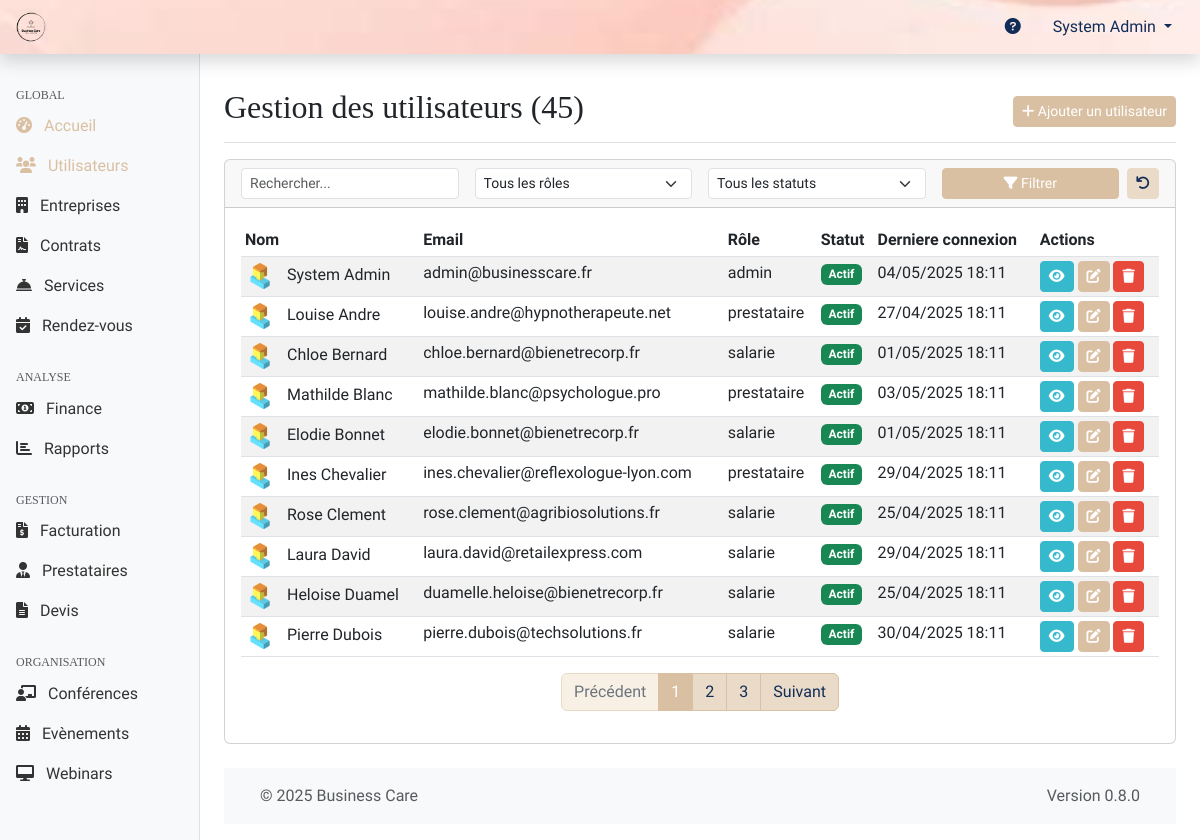
The page /web-admin/modules/users/index.php (signed in) on the database its author committed.
### tables this page shows
CREATE TABLE personnes (
    id INT PRIMARY KEY AUTO_INCREMENT,
    nom VARCHAR(100) NOT NULL,
    prenom VARCHAR(100) NOT NULL,
    email VARCHAR(255) UNIQUE NOT NULL,
    mot_de_passe VARCHAR(255) NOT NULL,
    telephone VARCHAR(20),
    date_naissance DATE,
    genre ENUM('M', 'F', 'Autre'),
    photo_url VARCHAR(255),
    role_id INT NOT NULL,
    entreprise_id INT,
    site_id INT NULL,
    statut ENUM('actif', 'inactif', 'en_attente', 'suspendu') DEFAULT 'actif',
    derniere_connexion DATETIME,
    created_at TIMESTAMP DEFAULT CURRENT_TIMESTAMP,
    updated_at TIMESTAMP DEFAULT CURRENT_TIMESTAMP ON UPDATE CURRENT_TIMESTAMP,
    FOREIGN KEY (role_id) REFERENCES roles(id),
    FOREIGN KEY (entreprise_id) REFERENCES entreprises(id) ON DELETE SET NULL ON UPDATE CASCADE,
    FOREIGN KEY (site_id) REFERENCES sites(id) ON DELETE SET NULL ON UPDATE CASCADE,
    INDEX idx_email (email),
    INDEX idx_role (role_id),
    INDEX idx_entreprise (entreprise_id)
);

CREATE TABLE roles (
    id INT PRIMARY KEY AUTO_INCREMENT,
    nom VARCHAR(50) NOT NULL UNIQUE,
    description TEXT,
    created_at TIMESTAMP DEFAULT CURRENT_TIMESTAMP,
    INDEX idx_nom (nom)
);

### web-admin/includes/page_functions/modules/users.php (called while the page is built, shortened)
<?php
function usersGetList($page = 1, $perPage = DEFAULT_ITEMS_PER_PAGE, $search = '', $roleId = 0, $entrepriseId = 0, $statut = '') {
        $params = [];
    $conditions = [];
    $whereSql = !empty($conditions) ? "WHERE " . implode(' AND ', $conditions) : '';
    $countSql = "SELECT COUNT(p.id) FROM personnes p {$whereSql}";
    $totalUsers = executeQuery($countSql, $params)->fetchColumn();
    $totalPages = ceil($totalUsers / $perPage);
    $page = max(1, min($page, $totalPages));
    $offset = ($page - 1) * $perPage;
    $sql = "SELECT p.*, r.nom as role_name, e.nom as entreprise_nom
            FROM personnes p
            LEFT JOIN roles r ON p.role_id = r.id
            LEFT JOIN entreprises e ON p.entreprise_id = e.id
            {$whereSql}
            ORDER BY p.nom, p.prenom ASC LIMIT ?, ?";
    $paramsWithPagination = array_merge($params, [$offset, $perPage]);
    $users = executeQuery($sql, $paramsWithPagination)->fetchAll();
    return [
        'users' => $users,
        'currentPage' => $page,
        'totalPages' => $totalPages,
        'totalItems' => $totalUsers,
        'perPage' => $perPage
    ];
}

### shared/web-admin/db.php (called while the page is built, shortened)
<?php
function getDbConnection()
{
    static $pdo = null;
    if ($pdo === null) {
        $dsn = "mysql:host=" . DB_HOST . ";dbname=" . DB_NAME . ";charset=" . DB_CHARSET;
        $options = [
            PDO::ATTR_ERRMODE => PDO::ERRMODE_EXCEPTION,
            PDO::ATTR_DEFAULT_FETCH_MODE => PDO::FETCH_ASSOC,
            PDO::ATTR_EMULATE_PREPARES => false,
        ];
        try {
            $pdo = new PDO($dsn, DB_USER, DB_PASS, $options);
        } catch (PDOException $e) {
            die("[FAILURE] Connexion à la base de données impossible. Veuillez réessayer plus tard. ERREUR: " . $e->getMessage());
        }
    }
    return $pdo;
}
function executeQuery($sql, $params = [])
{
    try {
        $pdo = getDbConnection();
        $stmt = $pdo->prepare($sql);
        $stmt->execute($params);
        return $stmt;
    } catch (PDOException $e) {
        die("[FAILURE] Impossible d'exécuter la requête: " . $e->getMessage());
    }
}

### web-admin/modules/users/index.php (the view, shortened to what this page needs)
<?php
require_once '../../includes/page_functions/modules/users.php';
$queryData = getQueryData();
$page = $queryData['page'] ?? 1;
$search = $queryData['search'] ?? '';
$role = $queryData['role'] ?? 0;
$statut = $queryData['statut'] ?? '';
$result = usersGetList($page, DEFAULT_ITEMS_PER_PAGE, $search, $role, 0, $statut);
$users = $result['users'];
$totalPages = $result['totalPages'];
$totalUsers = $result['totalItems'];
$currentPage = $result['currentPage'];
$itemsPerPage = $result['perPage'];
include '../../templates/header.php';
?>
<div class="container-fluid">
    <div class="row">
        <?php include '../../templates/sidebar.php'; ?>
        <main class="col-md-9 ms-sm-auto col-lg-10 px-md-4">
            <div class="d-flex justify-content-between flex-wrap flex-md-nowrap align-items-center pt-3 pb-2 mb-3 border-bottom">
                <h1 class="h2"><?php echo "Gestion des utilisateurs ({$totalUsers})"; ?></h1>
                <div class="btn-toolbar mb-2 mb-md-0">
                    <a href="<?php echo WEBADMIN_URL; ?>/modules/users/add.php" class="btn btn-sm btn-primary">
                        <i class="fas fa-plus"></i> Ajouter un utilisateur
                    </a>
                </div>
            </div>
            <div class="card mb-4">
                <div class="card-header">
                    <form action="<?php echo WEBADMIN_URL; ?>/modules/users/index.php" method="get" class="row g-3 align-items-center">
                        <div class="col-md-3">
                            <input type="text" class="form-control form-control-sm" id="search" name="search" value="<?php echo htmlspecialchars($search); ?>" placeholder="Rechercher...">
                        </div>
                        <div class="col-md-3">
                            <select name="role" id="role" class="form-select form-select-sm">
                                <option value="0">Tous les rôles</option>
                            </select>
                        </div>
                        <div class="col-md-3">
                            <select name="statut" id="statut" class="form-select form-select-sm">
                                <option value="">Tous les statuts</option>
                            </select>
                        </div>
                        <div class="col-md-3 d-flex">
                            <button type="submit" class="btn btn-sm btn-primary w-100 me-2">
                                <i class="fas fa-filter"></i> Filtrer
                            </button>
                            <a href="<?php echo WEBADMIN_URL; ?>/modules/users/index.php" class="btn btn-sm btn-secondary" data-bs-toggle="tooltip" title="Réinitialiser les filtres">
                                    <i class="fas fa-undo"></i>
                                </a>
                        </div>
                    </form>
                </div>
                <div class="card-body">
                    <?php if (!empty($users)): ?>
                    <div class="table-responsive">
                        <table class="table table-striped table-hover table-sm">
                            <thead>
                                <tr>
                                    <th>Nom</th>
                                    <th>Email</th>
                                    <th>Rôle</th>
                                    <th>Statut</th>
                                    <th>Derniere connexion</th>
                                    <th>Actions</th>
                                </tr>
                            </thead>
                            <tbody>
                                <?php foreach ($users as $user): ?>
                                <tr>
                                    <td>
                                        <?php if ($user['photo_url']): ?>
                                        <img src="<?php echo htmlspecialchars(ROOT_URL . $user['photo_url']); ?>" alt="Profil" class="rounded-circle me-2" width="30" height="30" style="object-fit: cover;">
                                        <?php endif; ?>
                                        <?php echo htmlspecialchars($user['prenom'] . ' ' . $user['nom']); ?>
                                    </td>
                                    <td><?php echo htmlspecialchars($user['email']); ?></td>
                                    <td><?php echo htmlspecialchars($user['role_name'] ?? '-'); ?></td>
                                    <td><?php echo getStatusBadge($user['statut']); ?></td>
                                    <td><?php echo $user['derniere_connexion'] ? formatDate($user['derniere_connexion']) : 'Jamais'; ?></td>
                                    <td class="table-actions">
                                        <a href="<?php echo WEBADMIN_URL; ?>/modules/users/view.php?id=<?php echo $user['id']; ?>" class="btn btn-sm btn-info" data-bs-toggle="tooltip" title="Voir">
                                            <i class="fas fa-eye"></i>
                                        </a>
                                        <a href="<?php echo WEBADMIN_URL; ?>/modules/users/edit.php?id=<?php echo $user['id']; ?>" class="btn btn-sm btn-primary" data-bs-toggle="tooltip" title="Modifier">
                                            <i class="fas fa-edit"></i>
                                        </a>
                                        <a href="<?php echo WEBADMIN_URL; ?>/modules/users/delete.php?id=<?php echo $user['id']; ?>&csrf_token=<?php echo generateToken(); ?>" class="btn btn-sm btn-danger btn-delete"
                                           data-user-id="<?php echo $user['id']; ?>"
                                           data-user-name="<?php echo htmlspecialchars($user['prenom'] . ' ' . $user['nom']); ?>"
                                           data-bs-toggle="tooltip"
                                           title="Supprimer">
                                            <i class="fas fa-trash"></i>
                                        </a>
                                    </td>
                                </tr>
                                <?php endforeach; ?>
                            </tbody>
                        </table>
                    </div>
                    <?php
                    $paginationInfo = [
                        'currentPage' => $currentPage,
                        'totalPages' => $totalPages,
                        'totalItems' => $totalUsers,
                        'itemsPerPage' => $itemsPerPage
                    ];
                    $urlParams = array_filter(['search' => $search, 'role' => $role, 'statut' => $statut]);
                    $urlPattern = WEBADMIN_URL . '/modules/users/index.php?' . http_build_query($urlParams) . (empty($urlParams) ? '' : '&') . 'page={page}';
                    ?>
                    <div class="d-flex justify-content-center">
                        <?php echo renderPagination($paginationInfo, $urlPattern); ?>
                    </div>
                    <?php endif; ?>
                </div>
            </div>
            <?php include '../../templates/footer.php'; ?>
        </main>
    </div>
</div>

### shared/web-admin/functions.php (shortened to what this page needs)
<?php
require_once 'db.php';
function formatDate($date, $format = DEFAULT_DATE_FORMAT)
{
    $timestamp = strtotime($date);
    return date($format, $timestamp);
}
function sanitizeInput($input)
{
    return $input;
}
function getQueryData()
{
    return sanitizeInput($_GET);
}
function generateToken()
{
    return $_SESSION['csrf_token'];
}
function getStatusBadge($status)
{
    $badges = [
        'actif' => 'success',
        'inactif' => 'danger',
        'en_attente' => 'warning',
        'suspendu' => 'secondary',
        'expiré' => 'danger',
        'résilié' => 'danger',
        'accepté' => 'success',
        'refusé' => 'danger',
        'confirmé' => 'success',
        'annulé' => 'danger',
        'terminé' => 'secondary',
        'planifié' => 'primary',
        'no_show' => 'danger',
        'payée' => 'success',
        'impayée' => 'danger',
        'retard' => 'warning'
    ];
    $class = isset($badges[$status]) ? $badges[$status] : 'primary';
    return '<span class="badge bg-' . $class . '">' . ucfirst($status) . '</span>';
}
function renderPagination($pagination, $urlPattern)
{
    $html = '<nav aria-label="Page navigation"><ul class="pagination">';
    $prevDisabled = $pagination['currentPage'] <= 1 ? ' disabled' : '';
    $prevUrl = str_replace('{page}', $pagination['currentPage'] - 1, $urlPattern);
    $html .= '<li class="page-item' . $prevDisabled . '"><a class="page-link" href="' . $prevUrl . '">Précédent</a></li>';
    $startPage = max(1, $pagination['currentPage'] - 2);
    $endPage = min($pagination['totalPages'], $pagination['currentPage'] + 2);
    for ($i = $startPage; $i <= $endPage; $i++) {
        $active = $i == $pagination['currentPage'] ? ' active' : '';
        $url = str_replace('{page}', $i, $urlPattern);
        $html .= '<li class="page-item' . $active . '"><a class="page-link" href="' . $url . '">' . $i . '</a></li>';
    }
    $nextDisabled = $pagination['currentPage'] >= $pagination['totalPages'] ? ' disabled' : '';
    $nextUrl = str_replace('{page}', $pagination['currentPage'] + 1, $urlPattern);
    $html .= '<li class="page-item' . $nextDisabled . '"><a class="page-link" href="' . $nextUrl . '">Suivant</a></li>';
    $html .= '</ul></nav>';
    return $html;
}

### assets/css/admin.css (style rules this page uses)
:root { --color-primary: #102C57; --color-secondary: #DAC0A3; --color-tertiary: #EADBC8; --color-quaternary: #F8F0E5; --color-success: #1cc88a; --color-info: #36b9cc; --color-warning: #f6c23e; --color-danger: #e74a3b; --color-text-muted: #6c757d; --spacing-xs: 0.25rem; --spacing-sm: 0.5rem; --spacing-md: 1rem; --spacing-lg: 1.5rem; --spacing-xl: 3rem; --sidebar-width-md: 16rem; --sidebar-width-lg: 14rem; --navbar-height: 3.5rem; }
body { font-family: 'Markazi Text', serif; font-size: 1rem; min-height: 100vh; display: flex; flex-direction: column; }
main { flex: 1; padding-top: var(--spacing-md); padding-bottom: var(--spacing-md); }
.card-body { position: relative; }
.table-actions { white-space: nowrap; }
h1, h2, h3, h4, h5, h6, .h1, .h2, .h3, .h4, .h5, .h6 { font-family: 'DM Serif Text', serif; }
.btn-primary { background-color: var(--color-secondary); border-color: var(--color-secondary); color: #fff; }
.btn-secondary { background-color: var(--color-tertiary); border-color: var(--color-tertiary); color: var(--color-primary); }
.btn-info { background-color: var(--color-info); border-color: var(--color-info); color: #fff; }
.btn-danger { background-color: var(--color-danger); border-color: var(--color-danger); color: #fff; }
.page-link { color: var(--color-primary); background-color: var(--color-tertiary); border-color: var(--color-secondary); }
.page-item.active .page-link { z-index: 3; color: #fff; background-color: var(--color-secondary); border-color: var(--color-secondary); }
.page-item.disabled .page-link { color: var(--color-text-muted); pointer-events: none; background-color: var(--color-quaternary); border-color: var(--color-tertiary); }

### rows shown on the page
personnes: photo_url (placeholder picture), prenom+nom "System Admin", email "admin@businesscare.fr", role.nom "admin", statut "Actif", derniere_connexion "04/05/2025 18:11"
personnes: photo_url (placeholder picture), prenom+nom "Louise Andre", email "louise.andre@hypnotherapeute.net", role.nom "prestataire", statut "Actif", derniere_connexion "27/04/2025 18:11"
personnes: photo_url (placeholder picture), prenom+nom "Chloe Bernard", email "chloe.bernard@bienetrecorp.fr", role.nom "salarie", statut "Actif", derniere_connexion "01/05/2025 18:11"
personnes: photo_url (placeholder picture), prenom+nom "Mathilde Blanc", email "mathilde.blanc@psychologue.pro", role.nom "prestataire", statut "Actif", derniere_connexion "03/05/2025 18:11"
personnes: photo_url (placeholder picture), prenom+nom "Elodie Bonnet", email "elodie.bonnet@bienetrecorp.fr", role.nom "salarie", statut "Actif", derniere_connexion "01/05/2025 18:11"
personnes: photo_url (placeholder picture), prenom+nom "Ines Chevalier", email "ines.chevalier@reflexologue-lyon.com", role.nom "prestataire", statut "Actif", derniere_connexion "29/04/2025 18:11"
personnes: photo_url (placeholder picture), prenom+nom "Rose Clement", email "rose.clement@agribiosolutions.fr", role.nom "salarie", statut "Actif", derniere_connexion "25/04/2025 18:11"
personnes: photo_url (placeholder picture), prenom+nom "Laura David", email "laura.david@retailexpress.com", role.nom "salarie", statut "Actif", derniere_connexion "29/04/2025 18:11"
personnes: photo_url (placeholder picture), prenom+nom "Heloise Duamel", email "duamelle.heloise@bienetrecorp.fr", role.nom "salarie", statut "Actif", derniere_connexion "25/04/2025 18:11"
personnes: photo_url (placeholder picture), prenom+nom "Pierre Dubois", email "pierre.dubois@techsolutions.fr", role.nom "salarie", statut "Actif", derniere_connexion "30/04/2025 18:11"

### other values the page prints
$_SESSION['user_name'] "System Admin"
$totalUsers "45"
APP_VERSION "0.8.0"
